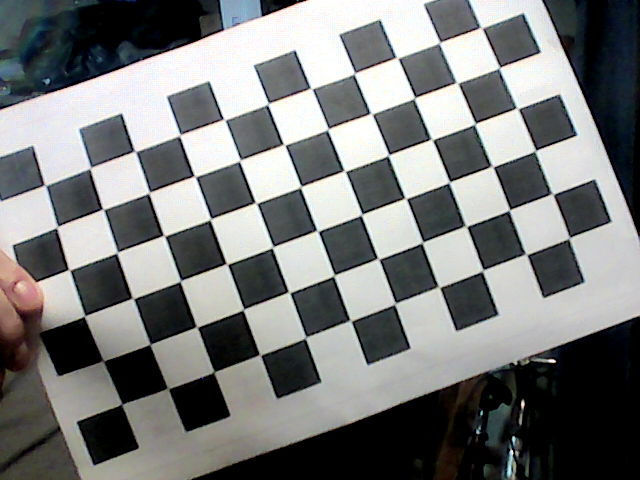
#> input picture patron_ajedrez/test_image.png, 640 x 480 px
$ python image_pose_estimation.py
#> lines starting #> are read from the running program, lines starting #| are printed output that depends on the picture; long printed decimals are rounded
# Este script realiza la estimación de la pose de una cámara utilizando una imagen de un tablero de ajedrez.
# Carga los parámetros de calibración de la cámara y los puntos del objeto desde archivos,
# detecta los bordes del tablero en la imagen, refina los puntos detectados,
# estima la rotación y la traslación de la cámara, y finalmente dibuja los ejes de la cámara en la imagen resultante.

# 2024 Tobias Funes (tobiasfunes@hotmail.com.ar)

import cv2 as cv
import numpy as np
import pickle
from patron_ajedrez.constants import nCols, nRows, criteria, CALIBRATION_DIR

# Cargar la imagen que deseas procesar
img = cv.imread('test_image.png')
#> img is the input picture: shape (480, 640, 3); mean B, G, R 122.7, 123.2, 121.5

### CARGAR CALIBRACION ###

with open(CALIBRATION_DIR + 'objpoints.pkl', 'rb') as f:
#> (reads patron_ajedrez/calibracion/objpoints.pkl from the repository)
    objp = pickle.load(f)

with open(CALIBRATION_DIR + 'cameraMatrix.pkl', 'rb') as f:
#> (reads patron_ajedrez/calibracion/cameraMatrix.pkl from the repository)
    cameraMatrix = pickle.load(f)

with open(CALIBRATION_DIR + 'distortion.pkl', 'rb') as f:
#> (reads patron_ajedrez/calibracion/distortion.pkl from the repository)
    dist = pickle.load(f)

gray = cv.cvtColor(img, cv.COLOR_BGR2GRAY)
ret, corners = cv.findChessboardCorners(gray, (nCols, nRows), None)
#> ret = True; corners = 66 rows, first 8: [43.89, 184.3], [89.46, 169], [135, 151], [180.4, 134.8], [224, 119], [267.9, 104], [311.4, 88.79], [354.5, 73.46]


### ESTIMAR POSE ###
if ret == True:
    # Refina los puntos 2D detectados
    cornersRefined = cv.cornerSubPix(gray, corners, (11,11), (-1,-1), criteria)
#> cornersRefined = 66 rows, first 8: [44.78, 184.9], [90.2, 167.9], [134.7, 151.1], [179.6, 135.2], [223.9, 119.3], [267.8, 103.8], [311.1, 88.29], [354.3, 73.43]

    # Estima la pose de la cámara utilizando solvePnP
    ret, rvec, tvec = cv.solvePnP(objp, cornersRefined, cameraMatrix, dist)
#> rvec = [-0.127, -0.00725, -0.358]; tvec = [-5.48, -2.46, 18.73]

    # Muestra la pose estimada
    print("POSE ESTIMADA:")
    print("Rotación:\n", rvec)
#| Rotación:
#|  [[-0.1271]
#|  [-0.007254]
#|  [-0.3577]]
    print("Traslación:\n", tvec)
#| Traslación:
#|  [[-5.480]
#|  [-2.461]
#|  [18.725]]

    # Dibuja los ejes de la cámara en la imagen
    axis = np.float32([[3,0,0], [0,3,0], [0,0,-3]])
    imgpts, jac = cv.projectPoints(axis, rvec, tvec, cameraMatrix, dist)
#> imgpts = [[178.5, 134.5], [87.52, 315.1], [-15.3, 138.3]]

    # convertir la lista de enteros en una tupla
    def tupleOfInts(array):
        return tuple(int(x) for x in array)

    corner = tupleOfInts(cornersRefined[0].ravel())
#> corner = (44, 184)
    # El método ravel() se aplica al elemento seleccionado, lo que
    # devuelve un array plano (1D) de los elementos del array original.

    # Dibujar las lineas en la imagen
    img = cv.line(img, corner, tupleOfInts(imgpts[0].ravel()), (255,0,0), 2)
    img = cv.line(img, corner, tupleOfInts(imgpts[1].ravel()), (0,255,0), 2)
    img = cv.line(img, corner, tupleOfInts(imgpts[2].ravel()), (0,0,255), 2)
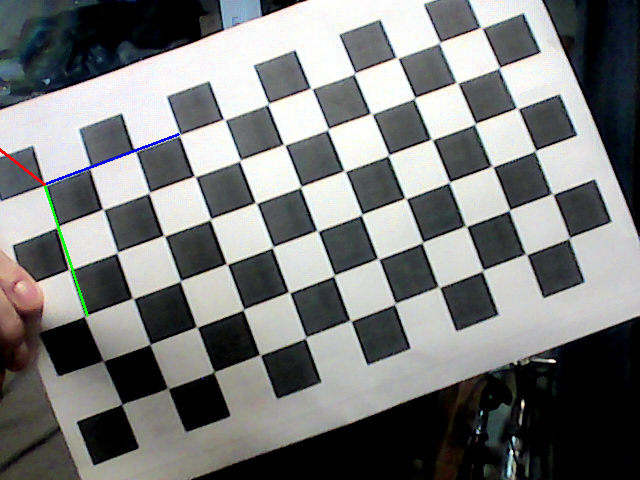
#> img: shape (480, 640, 3); mean B, G, R 122.5, 123, 121.2

    # Muestra la imagen con los ejes de la cámara
    cv.imshow('img', img)
    cv.waitKey(0)
    cv.destroyAllWindows()
